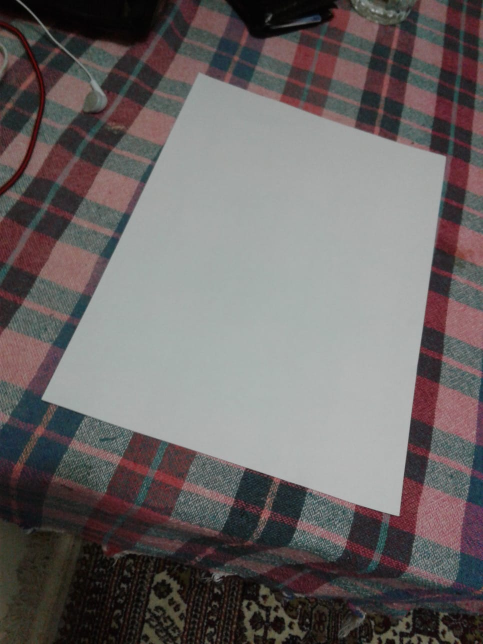
#> input picture 1.jpg, 966 x 1288 px, given in place of the camera (shown at 1/2 size)
$ python camera_thresholding.py
#> lines starting #> are read from the running program, lines starting #| are printed output that depends on the picture; after the words box and inside, x2 and y2 are one past the last pixel; in counts of white or black regions, pixels touching at a corner belong together
import cv2
import time

cap = cv2.VideoCapture(0)

while True:
    ret, frame = cap.read()
#> frame is the input picture: shape (1288, 966, 3); mean B, G, R 100.7, 101.1, 106.6

    image = frame
    image = cv2.resize(image, (800, 800))
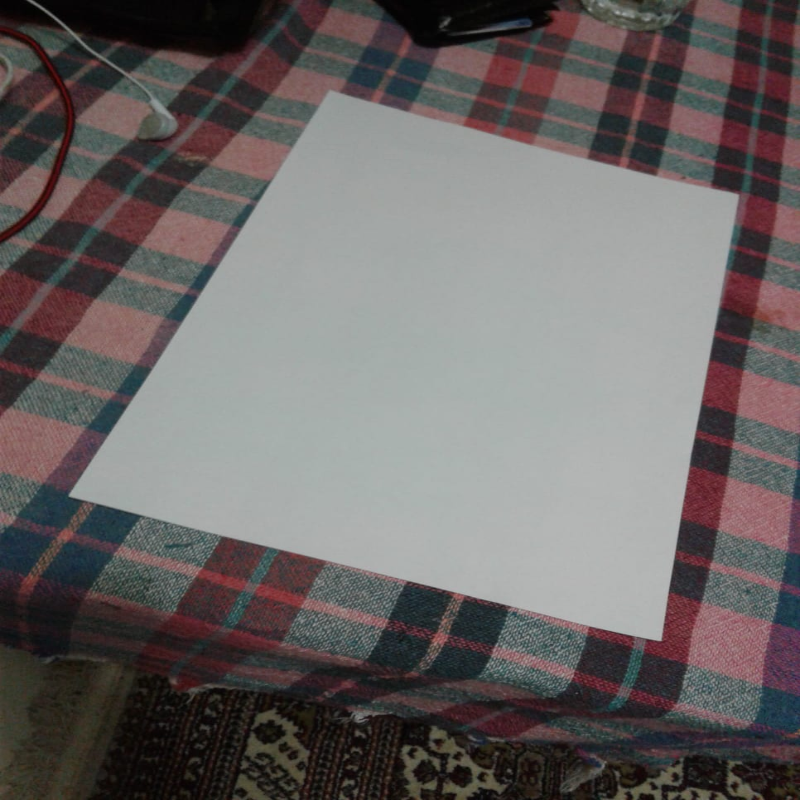
#> image: shape (800, 800, 3); mean B, G, R 100.6, 101.1, 106.5

    # convert the image to grayscale, blur it, and find edges
    # in the image
    gray = cv2.cvtColor(image, cv2.COLOR_BGR2GRAY)
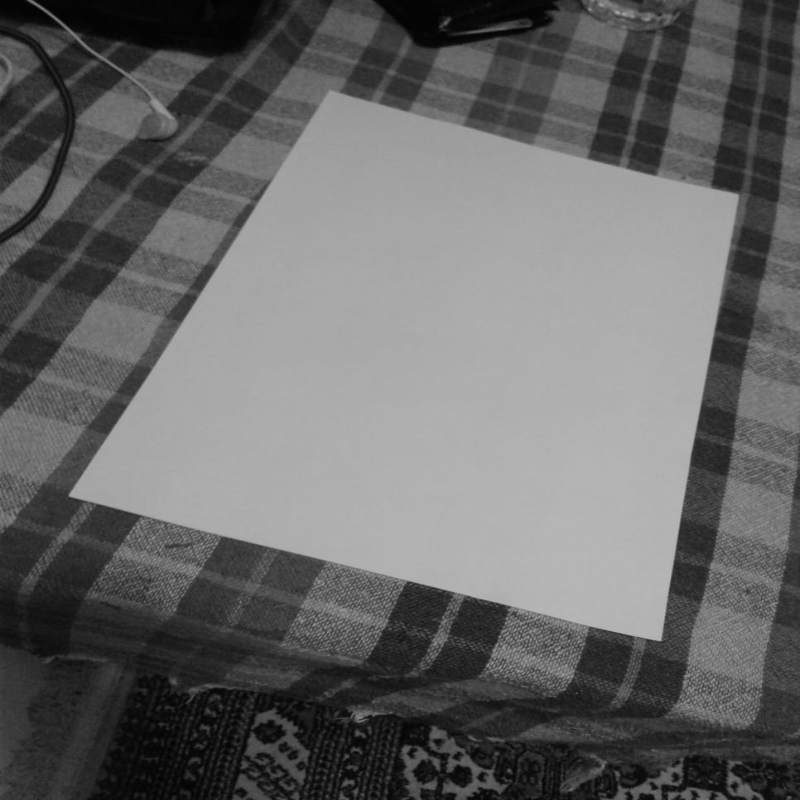
#> gray: shape (800, 800); min 1, max 185, mean 102.6
    gray = cv2.GaussianBlur(gray, (5, 5), 0)
    edged = cv2.Canny(gray, 75, 200)
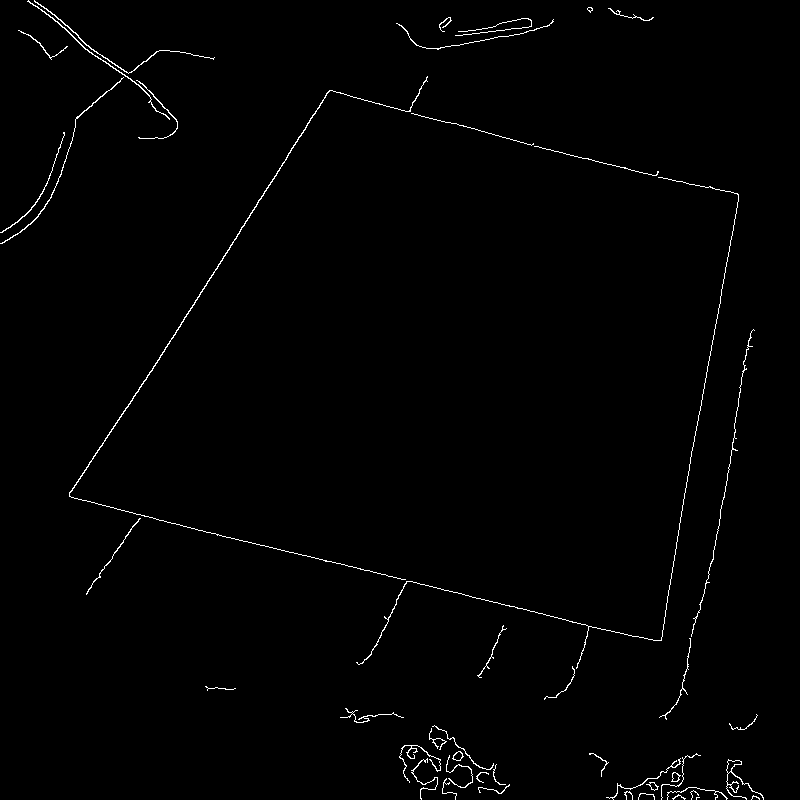
#> edged: shape (800, 800); 1% white in thin lines or dots

    (cnts, _) = cv2.findContours(edged.copy(), cv2.RETR_LIST, cv2.CHAIN_APPROX_SIMPLE)
#> cnts = 53 contours, 27 with area under 20; largest, box (x1, y1, x2, y2) and area: (69, 76, 428, 580) 275, (726, 759, 764, 800) 130, (27, 0, 170, 120) 105, (726, 760, 742, 774) 88, (34, 0, 215, 74) 88
    cnts = sorted(cnts, key=cv2.contourArea, reverse=True)[:5]
#> cnts = 5 contours; box (x1, y1, x2, y2) and area: (69, 76, 428, 580) 275, (726, 759, 764, 800) 130, (27, 0, 170, 120) 105, (726, 760, 742, 774) 88, (34, 0, 215, 74) 88

    # loop over the contours
    screenCnt = None
    for c in cnts:
        # approximate the contour
        peri = cv2.arcLength(c, True)
        approx = cv2.approxPolyDP(c, 0.02 * peri, True)

        # if our approximated contour has four points, then we
        # can assume that we have found our screen
        if len(approx) == 4:
            screenCnt = approx
            break
#> this loop made 5 passes
#> peri on passes 1, 2, 4, 5: 2032.9, 304.5, 50.04, 450.2
#> (peri, approx) on pass 3: (398.4, [[27, 1], [169, 119]])

    if screenCnt is not None:
        cv2.drawContours(image, [screenCnt], -1, (0, 255, 0), 2)
        cv2.imshow("", image)
        cv2.imwrite("images/" + time.time() + ".jpg", image)

    if cv2.waitKey(20) & 0xFF == ord('q'):
#> (key q is pressed here)
        break

cv2.waitKey(0)

$ run again, on 2.jpg
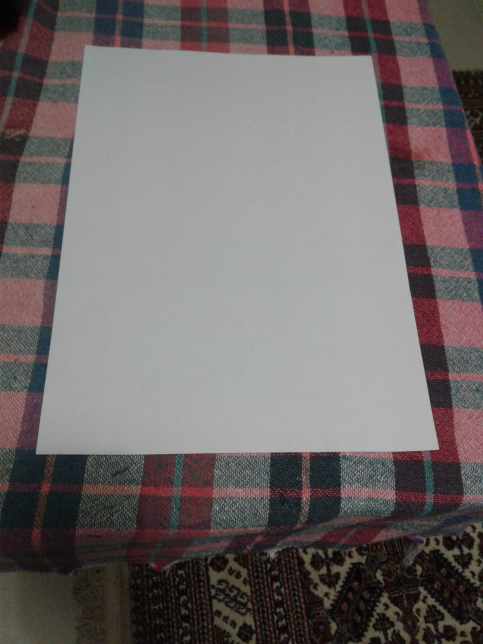
#> input picture 2.jpg, 966 x 1288 px, given in place of the camera (shown at 1/2 size)
#> frame is the input picture: shape (1288, 966, 3); mean B, G, R 104.6, 105.2, 111.1
#> `gray = cv2.cvtColor(image, cv2.COLOR_BGR2GRAY)`:
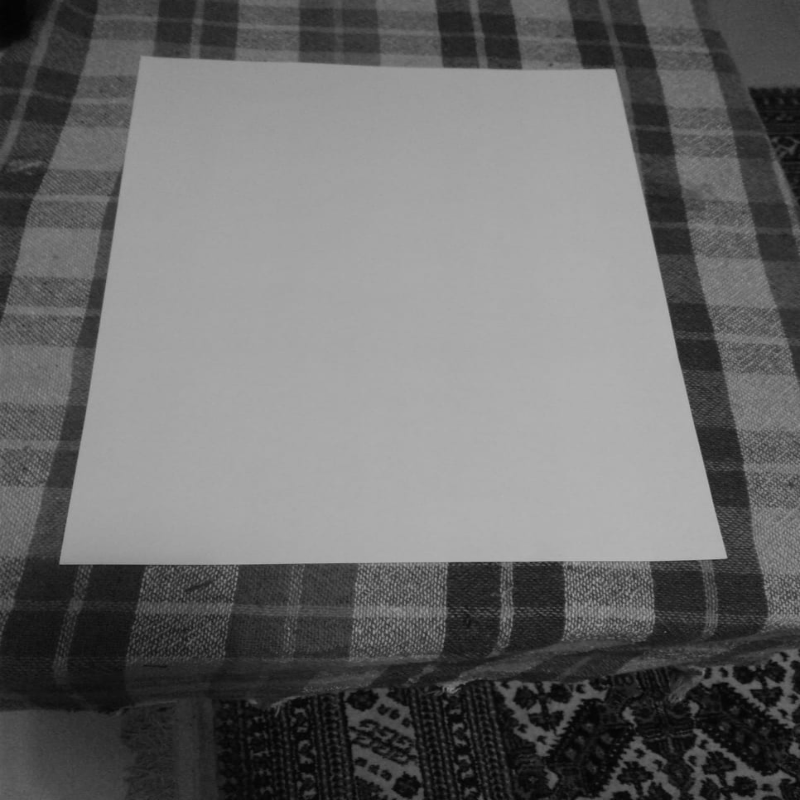
#> gray: shape (800, 800); min 3, max 181, mean 106.7
#> `edged = cv2.Canny(gray, 75, 200)`:
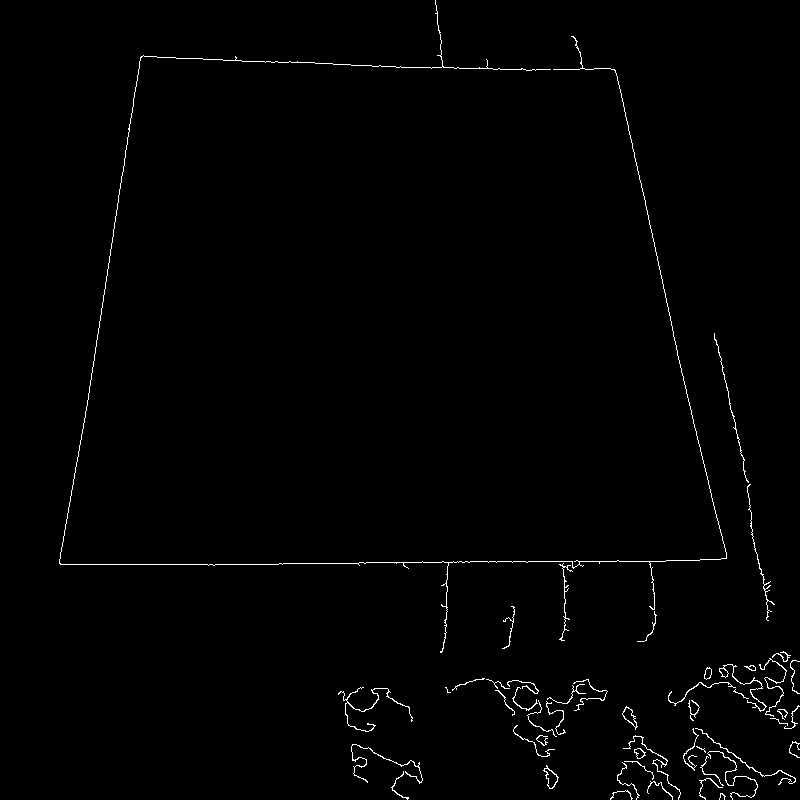
#> edged: shape (800, 800); 1% white in thin lines or dots
#> `(cnts, _) = cv2.findContours(edged.copy(), cv2.RETR_LIST, cv2.CHAIN_AP..`: cnts = 55 contours, 30 with area under 20; largest, box (x1, y1, x2, y2) and area: (543, 765, 559, 789) 160, (622, 706, 638, 730) 140, (544, 768, 558, 789) 136, (622, 707, 637, 728) 122, (719, 664, 767, 712) 89
#> `cnts = sorted(cnts, key=cv2.contourArea, reverse=True)[:5]`: cnts = 5 contours; box (x1, y1, x2, y2) and area: (543, 765, 559, 789) 160, (622, 706, 638, 730) 140, (544, 768, 558, 789) 136, (622, 707, 637, 728) 122, (719, 664, 767, 712) 89
#> the loop `for c in cnts:` made 5 passes
#> peri on passes 1 to 5: 67.01, 67.84, 57.94, 56.18, 312.5
